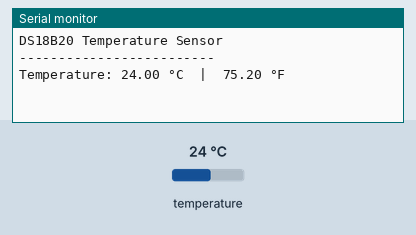
Bench run of a sketch on a simulated Arduino Uno, built with avr-gcc and run on an emulated ATmega328P. On the bench: the last lines printed to the serial monitor. The inputs (shaded band) are chosen by the test bench; at power-on: temperature 24 °C.

Above: at 1.5 s.
1.6 s: temperature set to 12 °C
At 3.0 s:
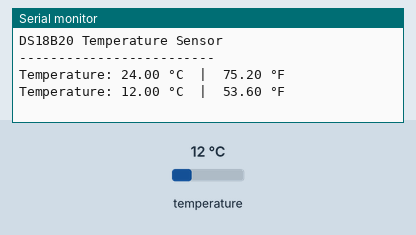
3.7 s: temperature set to 19 °C
At 4.7 s:
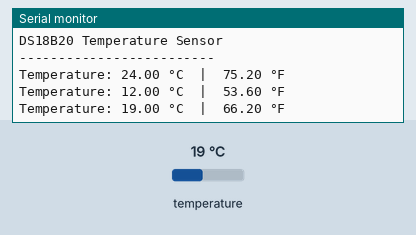
Timing chart, 0 to 6.7 s (numbered marks = the images above; inputs shaded):
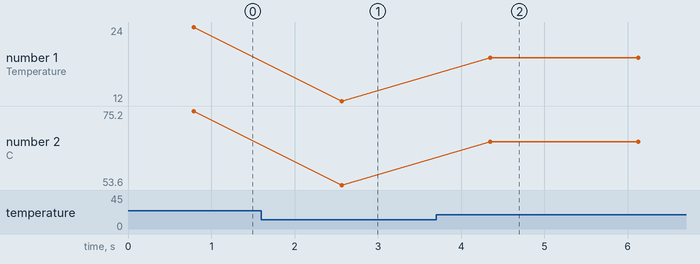

Measured:
- after the input at 1.6 s, the serial monitor: prints a new line after 0.97 s (image 1)
- after the input at 3.7 s, the serial monitor: prints a new line after 0.65 s (image 2)
- plotted number 1: 24 → 12 after the input at 1.6 s, 12 → 19 after the input at 3.7 s
- plotted number 2: 75.2 → 53.6 after the input at 1.6 s, 53.6 → 66.2 after the input at 3.7 s

The sketch:

starter.ino
```cpp
#include <OneWire.h>
#include <DallasTemperature.h>

#define ONE_WIRE_BUS 2

OneWire oneWire(ONE_WIRE_BUS);
DallasTemperature sensors(&oneWire);

void setup() {
  Serial.begin(9600);

  sensors.begin();

  Serial.println("DS18B20 Temperature Sensor");
  Serial.println("-------------------------");
}

void loop() {

  sensors.requestTemperatures();

  float temperatureC = sensors.getTempCByIndex(0);
  float temperatureF = sensors.getTempFByIndex(0);

  if (temperatureC == DEVICE_DISCONNECTED_C) {
    Serial.println("ERROR: DS18B20 not detected!");
  } else {
    Serial.print("Temperature: ");
    Serial.print(temperatureC);
    Serial.print(" °C");

    Serial.print("  |  ");

    Serial.print(temperatureF);
    Serial.println(" °F");
  }

  delay(1000);
}
```
